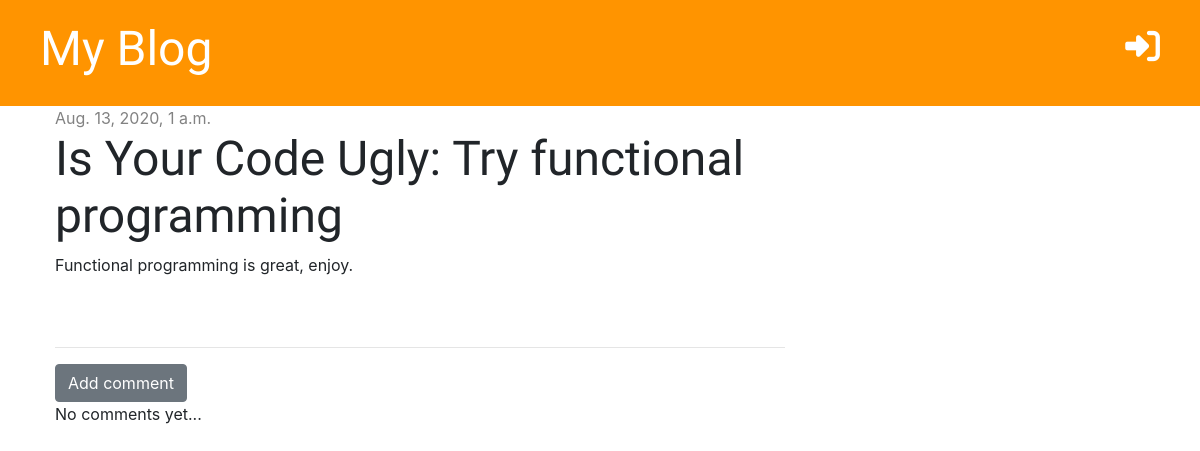
The app's page /post/2/ with its own data.
### blog/models.py (models this page shows, shortened)
class Post(models.Model):
    author = models.ForeignKey('auth.User', on_delete=models.CASCADE)
    title = models.CharField(max_length=200)
    text = models.TextField()
    created_date = models.DateTimeField(default= timezone.now)
    published_date = models.DateTimeField(blank=True, null=True)

### blog/views.py (the view)
# urls.py: path('post/<int:pk>/', views.post_detail, name='post_detail'),
def post_detail(request, pk):
    post = get_object_or_404(Post, pk=pk)
    stuff_for_frontend = {'post': post}
    return render(request, 'blog/post_detail.html', stuff_for_frontend)

### blog/templates/blog/post_detail.html (shortened to what this page needs)
{% extends 'blog/base.html' %}
{% block content %}
     <div class="post">
         {% if post.published_date %}
            <div class="date">
                {{ post.published_date }}
            </div>
         {% else %}
            <a href=""></a>
         {% endif %}
        <h1>{{ post.title }}</h1>
        <p>{{ post.text |linebreaksbr }}</p>
     </div>
    <hr>
    <a href="{% url 'add_comment_to_post' pk=post.pk %}" class="btn btn-secondary">Add comment</a>
    {% for comment in post.comments.all %}
        {% if user.is_authenticated or comment.approved %}
            <div class="comment">
                <div class="date">
                    {{ comment.created_date }}
                </div>
                {% if not comment.approved and user.is_superuser %}
                    <a href="{% url 'comment_approve' pk=comment.pk %}"><i class="fas fa-check-circle"></i></i></a>
                    <a href="{% url 'comment_remove' pk=comment.pk %}"><i class="fas fa-ban"></i></a>
                {% endif %}
                <strong>{{ comment.author }}</strong>
                <p>{{ comment.text }}</p>
            </div>
        {% endif %}
    {% empty %}
        <p>No comments yet...</p>
    {% endfor %}
{% endblock %}

### blog/static/css/blog.css (style rules this page uses)
.date { color: #828282; }
.post { margin-bottom: 70px; }
h1, h2, h3, h4 { font-family: 'Tangerine', 'Inconsolata', 'Droid Sans', serif; font-size: 48px; }

### records on screen
Post: published_date "Aug. 13, 2020, 1 a.m.", title "Is Your Code Ugly: Try functional programming", text "Functional programming is great, enjoy."
